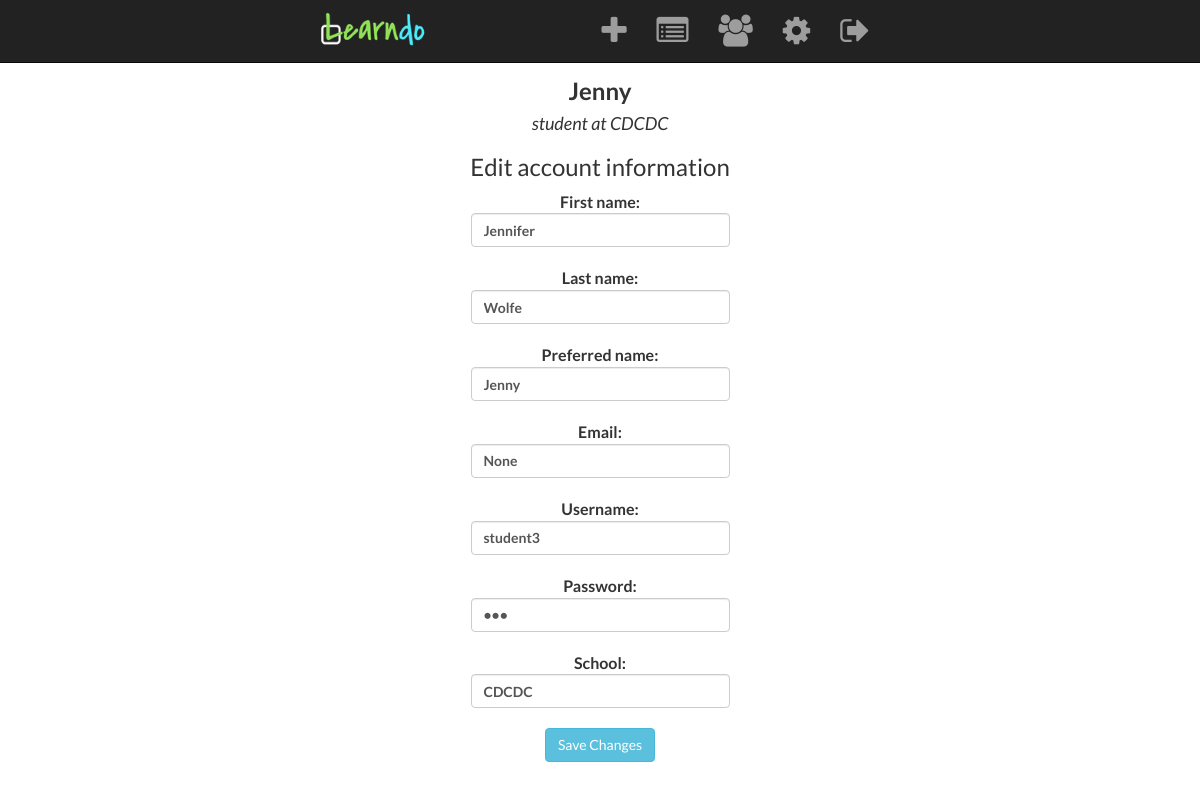
Screenshot of /profile/4 (signed in) with the database file from the repository.
### model.py (models this page shows, shortened)
class User(db.Model):
    __tablename__ = "users"
    user_id = db.Column(db.Integer, autoincrement=True, primary_key=True)
    is_teacher = db.Column(db.Boolean, nullable=False)
    username = db.Column(db.Integer, nullable=False, unique=True)
    password = db.Column(db.String(16), nullable=False)
    email = db.Column(db.String(64), nullable=True)
    first_name = db.Column(db.String(32), nullable=False)
    last_name = db.Column(db.String(32), nullable=True)
    display_name = db.Column(db.String(32), nullable=True)
    school = db.Column(db.String(64), nullable=True)
    classes = db.relationship("Class",
                             secondary='usersclasses',
                             backref="users")
    tasks = db.relationship('Task', backref='user')
    assignments = db.relationship('Assignment', backref='user')

### server.py (the view)
@app.route('/profile/<int:user_id>')
def load_profile(user_id):
    user = User.query.get(user_id)
    if user.is_teacher:
        acct_type = 'teacher'
    else:
        acct_type = 'student'
    my_classes = []
    for each_class in user.classes:
        my_classes.append(each_class.class_name)
    if access_profile(user_id) == True:
        return render_template("profile.html", user=user, my_classes=my_classes, acct_type=acct_type)
    else:
        flash("You do not have access to that page.")
        return redirect("/")

### helper.py (called while the page is built)
def list_teachers(student_id):
    student = User.query.get(student_id)
    teachers = []
    if student.is_teacher == 0:
        for each_class in student.classes:
            for user in each_class.users:
                if user.is_teacher == 1:
                    teachers.append(user.user_id)
    return teachers

def access_profile(user_id):
    user = User.query.get(user_id)
    teachers = list_teachers(user_id)
    if session.get('user_id') == user_id:
        return True
    else:
        for teacher_id in teachers:
            if session.get('user_id') == teacher_id:
                return True
            else:
                return False

### templates/profile.html (shortened to what this page needs)
{% extends 'base.html' %}
{% block content %}
<div class="center-col text-center">
<h3><b>{{ user.display_name }}</b></h3>
<h4><i>{{ acct_type }} at {{ user.school }}</i></h4>
<h3>Edit account information</h3>
<form action="/edit_profile" method="POST">
    <div class="form-group">
        <label>
            First name:
            <input type="text" class="form-control" name="first" value="{{ user.first_name }}" size="30" required>
        </label>
    </div>
    <div class="form-group">
        <label>
            Last name:
            <input type="text" class="form-control" name="last" value="{{ user.last_name }}" size="30" required>
        </label>
    </div>
    <div class="form-group">
        <label>
            Preferred name:
            <input type="text" class="form-control" name="preferred" size="30" value="{{ user.display_name }}" >
        </label>
    </div>
    <div class="form-group">
        <label>
            Email:
            <input type="text" class="form-control" name="email" size="30" value="{{ user.email }}">
        </label>
    </div>
    <div class="form-group">
        <label>
            Username:
            <input type="text" class="form-control" name="username" size="30" value="{{ user.username}}" required>
        </label>
    </div>
    <div class="form-group">
        <label>
            Password:
            <input type="password" class="form-control" name="password" size="30" value="{{ user.password }}" required>
        </label>
    </div>
    <div class="form-group">
        <label>
            School:
            <input type="text" class="form-control" name="school" size="30" value="{{ user.school }}" required>
        </label>
    </div>
    <div>
        <input type="submit" class="btn btn-info" value="Save Changes">
    </div>
</form>
</div>
<br><br>
{% endblock %}

### templates/base.html (style rules this page uses)
body { font-family: "Lato", "Verdana", sans-serif; margin-top: 58px; font-size: 1.6em; }
.center-col { width: 330px; margin: 0 auto; }

### rows the page displays
User: display_name "Jenny", school "CDCDC", first "Jennifer", last "Wolfe", preferred "Jenny", email "None", username "student3"

### other values shown
{{ acct_type }} "student"
